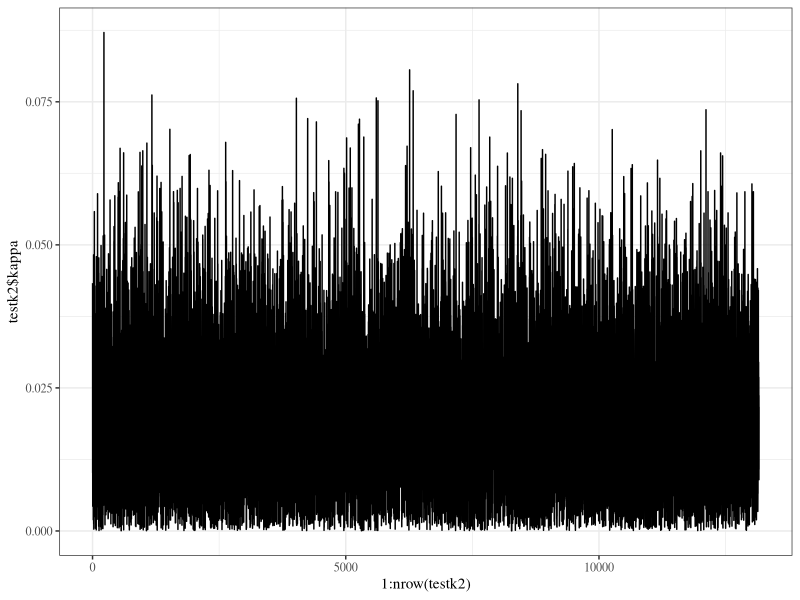
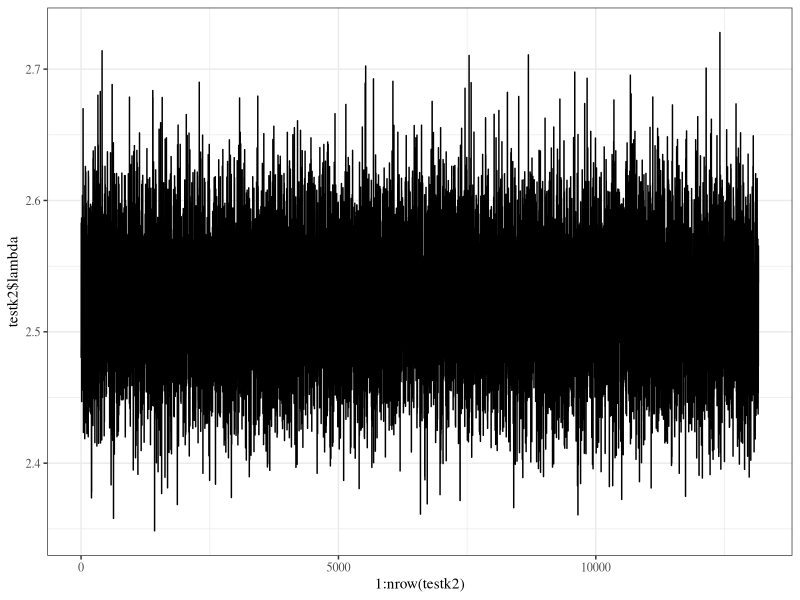
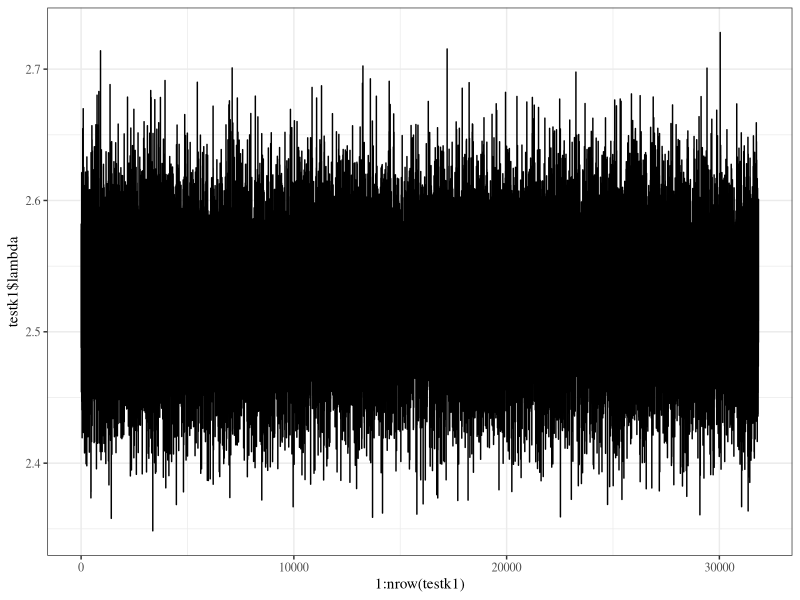

Write R code to recreate these figures, in order.
############################# Poisson Negative-Binomial Example ################################
library(ggplot2)
theme_set(theme_bw(base_family="serif"))
### Data ###
soccer <- read.csv("data/soccer.csv")

####### Set up functions for RJMCMC Sampler #######
### Posterior Distribution Functions ###
pk1 <- function(y, theta, alphal, betal){
  sum(log(dpois(y, theta))) + log(dgamma(theta, shape=alphal, rate=betal))
}

pk2 <- function(y, theta, alphal, betal, alphak, betak){
  r <- 1/theta[2]
  sum(log(dnbinom(y, size=r, mu=theta[1]))) + log(dgamma(theta[1], shape=alphal, rate=betal)) + log(dgamma(theta[2], shape=alphak, rate=betak))
}

### Draw Lambda ###
qlam_k2<-function(lambda, y, kappa, alpha, beta){
  n <- length(y)
  log(lambda)*(sum(y) + alpha - 1) - (sum(y)+n/kappa)*log(1+kappa*lambda) - beta*lambda 
}

mh_lam_k2 <- function(lambda, y, kappa, alpha, beta, a, b){
  # alpha, beta are hyperparameters or priors
  # a, b are parameters of Gamma proposal distribution for lambda
  lambda_star<-rgamma(1, a, b)
  r <- qlam_k2(lambda_star, y, kappa, alpha, beta) - qlam_k2(lambda, y, kappa, alpha, beta) + log(dgamma(lambda, a, b)) - log(dgamma(lambda_star, a, b))
  return(ifelse(log(runif(1)) <= r, lambda_star, lambda))
}

sim_lambda <- function(lambda, y, alpha, beta, kappa=NULL, k, a, b){
  stopifnot(k %in% c(1,2))
  n <- length(y)
  if(k==1){
    lnew <- rgamma(1, shape=alpha + sum(y), rate=beta + n) 
  }else{
    lnew <- mh_lam_k2(lambda, y, kappa, alpha, beta, a, b)
  }
  return(lnew)
}

### Draw Kappa ###
qkap_k2 <- function(lambda, y, kappa, alpha, beta){
  n <- length(y)
  -n*lgamma(1/kappa) + sum(lgamma(1/kappa + y)) + (sum(y) + alpha - 1)*log(kappa) - beta*kappa - (sum(y) + n/kappa)*log(1+kappa*lambda)
}

mh_kap_k2 <- function(lambda, y, kappa, alpha, beta, a, b){
  # alpha, beta are hyperparameters or priors
  # a, b are parameters of Gamma proposal distribution for kappa
  kappa_star<-rgamma(1, a, b)
  r <- qkap_k2(lambda, y, kappa_star, alpha, beta) - qkap_k2(lambda, y, kappa, alpha, beta) + log(dgamma(kappa, a, b)) - log(dgamma(kappa_star, a, b))
  return(ifelse(log(runif(1)) <= r, kappa_star, kappa))
}

sim_kappa <- function(lambda, y, alpha, beta, kappa, a, b){
  n <- length(y)
  mh_kap_k2(lambda, y, kappa, alpha, beta, a, b)
}

################## RJMCMC SAMPLER ##################
rjmcmc_sampler <- function(y, lambda0, kappa0, k0=1, p=0.5, mu, sigma, alphal, betal, alphak, betak, al, bl, ak, bk, mc.iter = 1000){
  # y is the data
  # lambda0, kappa0, and k0 are initial values
  # p is prior probability of model 1, set to 0.5 as default
  # mu and sigma are fixed parameters of Normal in the between-model step 
  # alphal, betal and alphak, betak are Gamma hyperparameters for priors on lambda and kappa, respectively
  # al, bl and ak, bk are Gamma parameters for the proposal distributions in their respective M-H algorithms
  
  # initialize data frame to save chains
  theta_save <- as.data.frame(matrix(NA, ncol=3, nrow=mc.iter+1))
  names(theta_save)<-c("lambda", "kappa", "k")
  
  # store initial values
  theta_save[1,] <- c(lambda0, kappa0, k0)
  lambda <- lambda0
  kappa <- kappa0
  k <- k0
  
  for(i in 1:mc.iter){
    # Reversible JUMP MCMC to move between models
    if(k==1){
      u <- rnorm(1, 0, sigma)
      theta <- lambda
      theta_new <- c(lambda, mu*exp(u))
      accept <- log(1-p) + pk2(y, theta_new, alphal, betal, alphak, betak) - log(p) - pk1(y, theta, alphal, betal) - log(dnorm(u, 0, sigma)) + log(theta_new[2])
      if(log(runif(1)) < accept){
        k <- 2
        # within model moves
        kappa_new <- sim_kappa(lambda, y, alphak, betak, theta_new[2], ak, bk)
        lambda_new <- sim_lambda(lambda, y, alphal, betal, kappa_new, k, al, bl)
      }else{
        # within model moves
        kappa_new <- NA
        lambda_new <- sim_lambda(lambda, y, alphal, betal, kappa=NULL, k, al, bl)
      }
    }else{
      theta <- c(lambda, kappa)
      theta_new <- lambda
      accept <- log(p) + pk1(y, theta_new, alphal, betal) - log(1-p) - pk2(y, theta, alphal, betal, alphak, betak) + log(dnorm(log(theta[2]/mu), 0, sigma)) - log(theta[2])
      if(log(runif(1)) < accept){
        k <- 1
        # within model moves
        kappa_new <- kappa
        lambda_new <- sim_lambda(lambda, y, alphal, betal, kappa=NULL, k, al, bl)
      }else{
        # within model moves
        kappa_new <- sim_kappa(lambda, y, alphak, betak, kappa, ak, bk) 
        lambda_new <- sim_lambda(lambda, y, alphal, betal, kappa_new, k, al, bl)
      }
    }
    theta_save[i+1,] <- c(lambda_new, kappa_new, k)
    lambda <- lambda_new
    kappa <- kappa_new
    cat("\r", i)
  }
  return(theta_save)
}

##### Try it out #####
y <- soccer$TotalGoals

# Parameters on priors
alphal <- 25
betal <- 10
alphak <- 1
betak <- 10

# Parameters for between-model step
mu = 0.015
sigma <- 1.5

# Proposal parameters for MH algorithms for lambda and kappa, k=2
al <- 30
bl <- 15
ak <- 2
bk <- 10

ptm <- proc.time()
test <- rjmcmc_sampler(soccer$TotalGoals, lambda0=2, kappa0=1, k0=1, mu=mu, sigma=sigma, 
                       alphal=alphal, betal=betal, alphak=alphak, betak=betak, al=al, bl=bl, 
                       ak=ak, bk=bk, mc.iter=50000)
proc.time() - ptm

## Burn-in = 5000
test.s <- test[-c(1:5000),]

testk1 <- subset(test.s, k==1)
testk2 <- subset(test.s, k==2)

p1<-qplot(data=testk1, x=lambda, geom="density", xlim=c(2.35,2.7), xlab=expression(lambda["k=1"]))
p2<-qplot(data=testk2, x=lambda, geom="density", xlim=c(2.35,2.75), xlab=expression(lambda["k=2"]))
p3<-qplot(data=testk2, x=kappa, geom="density", xlim=c(-0.005,0.08), xlab=expression(kappa))

p1 <- nrow(testk1)/nrow(test.s)
p2 <- nrow(testk2)/nrow(test.s)

qplot(x=1:nrow(testk2), testk2$kappa, geom="line")
qplot(x=1:nrow(testk2), testk2$lambda, geom="line")
qplot(x=1:nrow(testk1), testk1$lambda, geom="line")
